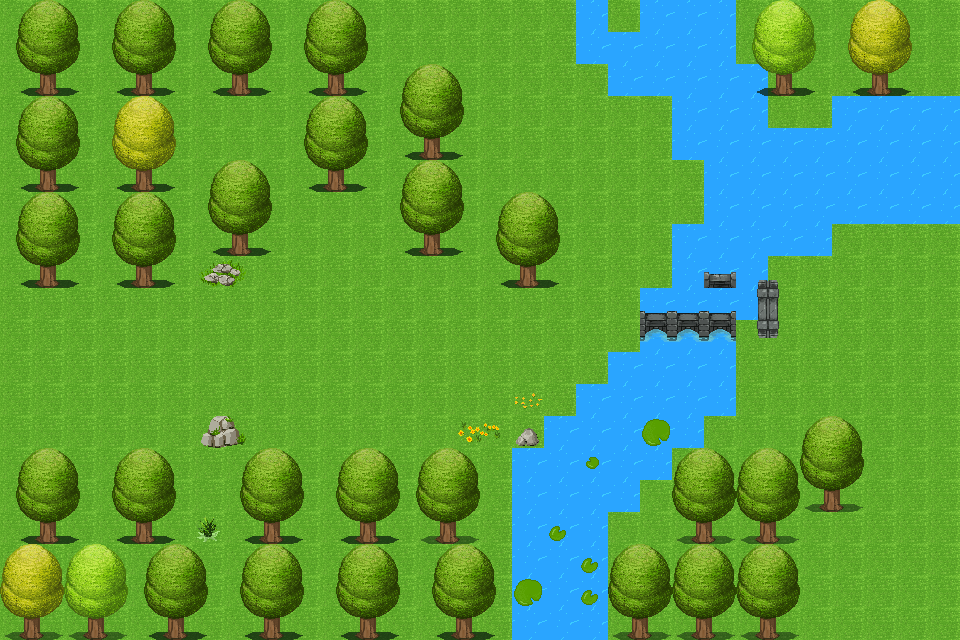

A 2D game scene composited from a Tiled map and its tileset images. What follows is a short description and the map's XML, with every tile layer's data as written:
An orthogonal 30x20 tile map with 32x32 px tiles, 3 tile layers (Start, wiese, deco), 4 tilesets.

<map version="1.10" tiledversion="1.10.1" orientation="orthogonal" renderorder="right-down" width="30" height="20" tilewidth="32" tileheight="32" infinite="0" nextlayerid="5" nextobjectid="1">
 <tileset firstgid="1" name="WA_Exterior" tilewidth="32" tileheight="32" tilecount="850" columns="25">
  <image source="tilesets/WA_Exterior.png" width="800" height="1088" />
 </tileset>
 <tileset firstgid="851" source="WA_Exterior.tsx" />
 <tileset firstgid="1701" name="WA_Special_Zones" tilewidth="32" tileheight="32" tilecount="12" columns="6">
  <image source="tilesets/WA_Special_Zones.png" width="192" height="64" />
 </tileset>
 <tileset firstgid="1713" name="WA_User_Interface" tilewidth="32" tileheight="32" tilecount="273" columns="13">
  <image source="tilesets/WA_User_Interface.png" width="416" height="672" />
 </tileset>
 <layer id="4" name="Start" width="30" height="20">
  <data encoding="csv">
1703,1703,1703,1703,1703,1703,1703,1703,1703,1703,1703,1703,0,0,0,0,0,0,1703,0,1703,1703,1703,0,0,0,0,0,0,0,
1703,1703,1703,1703,1703,1703,1703,1703,1703,1703,1703,1703,0,0,0,0,0,0,1703,1703,1703,1703,1703,0,0,0,0,0,0,0,
1703,1703,1703,1703,1703,1703,1703,1703,1703,1703,1703,1703,1703,1703,1703,0,0,0,0,1703,1703,1703,1703,1703,0,0,0,0,0,0,
1703,1703,1703,1703,1703,1703,0,0,0,1703,1703,1703,1703,1703,1703,0,0,0,0,0,0,1703,1703,1703,0,0,1703,1703,1703,1703,
1703,1703,0,0,1703,1703,0,0,0,1703,1703,1703,1703,1703,1703,0,0,0,0,0,0,1703,1703,1703,1703,1703,1703,1703,1703,1703,
1703,1703,0,0,1703,1703,1703,1703,0,0,1703,1703,1703,1703,1703,0,0,0,0,0,0,0,1703,1703,1703,1703,1703,1703,1703,1703,
1703,1703,0,0,1703,1703,1703,1703,1703,0,0,0,1703,1703,1703,1703,1703,1703,0,0,0,0,1703,1703,1703,1703,1703,1703,1703,1703,
1703,1703,0,0,1703,1703,0,1703,0,0,0,0,1703,1703,1703,1703,1703,1703,0,0,0,1703,1703,1703,1703,1703,0,0,0,0,
1703,1703,0,0,1703,1703,0,0,0,0,0,0,0,0,0,1703,1703,1703,0,0,0,1703,1703,1703,0,0,0,0,0,0,
0,0,0,0,0,0,0,0,0,0,0,0,0,0,0,0,0,0,0,0,1703,1703,1703,1703,0,0,0,0,0,0,
0,0,0,0,0,0,0,0,0,0,0,0,0,0,0,0,0,0,0,0,1703,1703,1703,0,0,0,0,0,0,0,
0,0,0,0,0,0,0,0,0,0,0,0,0,0,0,0,0,0,0,1703,1703,1703,1703,0,0,0,0,0,0,0,
0,0,0,0,0,0,0,0,0,0,0,0,0,0,0,0,0,0,1703,1703,1703,1703,1703,0,0,0,0,0,0,0,
0,0,0,0,0,1702,1702,0,0,0,0,0,0,0,0,0,1703,1703,1703,1703,1703,1703,0,0,0,1703,1703,0,0,0,
1703,1703,1703,0,1703,1703,0,1703,1703,1703,1703,1703,1703,1703,1703,1703,1703,1703,1703,1703,1703,1703,1703,1703,1703,1703,1703,0,0,0,
1703,1703,1703,0,1703,1703,0,1703,1703,1703,1703,1703,1703,1703,1703,1703,1703,1703,1703,1703,1703,1703,1703,1703,1703,1703,1703,0,0,0,
1703,1703,0,0,1703,1703,0,1703,1703,1703,1703,1703,1703,1703,1703,1703,1703,1703,1703,1703,1703,1703,1703,1703,1703,1703,0,0,0,0,
1703,1703,1703,1703,1703,1703,1703,1703,1703,1703,1703,1703,1703,1703,1703,1703,1703,1703,1703,1703,1703,1703,1703,1703,1703,1703,0,0,0,0,
1703,1703,1703,1703,1703,1703,1703,1703,1703,1703,1703,1703,1703,1703,1703,1703,1703,1703,1703,1703,1703,1703,1703,1703,1703,1703,0,0,0,0,
1703,1703,1703,1703,1703,1703,1703,1703,1703,1703,1703,1703,1703,1703,1703,1703,1703,1703,1703,1703,1703,1703,1703,1703,1703,1703,0,0,0,0
</data>
 </layer>
 <layer id="1" name="wiese" width="30" height="20">
  <data encoding="csv">
626,626,626,626,626,626,626,626,626,626,626,626,626,626,626,626,626,626,677,626,677,677,677,626,626,626,626,626,626,626,
626,626,626,626,626,626,626,626,626,626,626,626,626,626,626,626,626,626,677,677,677,677,677,626,626,626,626,626,626,626,
626,626,626,626,626,626,626,626,626,626,626,626,626,626,626,626,626,626,626,677,677,677,677,677,626,626,626,626,626,626,
626,626,626,626,626,626,626,626,626,626,626,626,626,626,626,626,626,626,626,626,626,677,677,677,626,626,677,677,677,677,
626,626,626,626,626,626,626,626,626,626,626,626,626,626,626,626,626,626,626,626,626,677,677,677,677,677,677,677,677,677,
626,626,626,626,626,626,626,626,626,626,626,626,626,626,626,626,626,626,626,626,626,626,677,677,677,677,677,677,677,677,
626,626,626,626,626,626,626,626,626,626,626,626,626,626,626,626,626,626,626,626,626,626,677,677,677,677,677,677,677,677,
626,626,626,626,626,626,626,626,626,626,626,626,626,626,626,626,626,626,626,626,626,677,677,677,677,677,626,626,626,626,
626,626,626,626,626,626,626,626,626,626,626,626,626,626,626,626,626,626,626,626,626,677,677,677,626,626,626,626,626,626,
626,626,626,626,626,626,626,626,626,626,626,626,626,626,626,626,626,626,626,626,677,677,677,677,626,626,626,626,626,626,
626,626,626,626,626,626,626,626,626,626,626,626,626,626,626,626,626,626,626,626,677,677,677,626,626,626,626,626,626,626,
626,626,626,626,626,626,626,626,626,626,626,626,626,626,626,626,626,626,626,677,677,677,677,626,626,626,626,626,626,626,
626,626,626,626,626,626,626,626,626,626,626,626,626,626,626,626,626,626,677,677,677,677,677,626,626,626,626,626,626,626,
626,626,626,626,626,626,626,626,626,626,626,626,626,626,626,626,626,677,677,677,677,677,626,626,626,626,626,626,626,626,
626,626,626,626,626,626,626,626,626,626,626,626,626,626,626,626,677,677,677,677,677,626,626,626,626,626,626,626,626,626,
626,626,626,626,626,626,626,626,626,626,626,626,626,626,626,626,677,677,677,677,626,626,626,626,626,626,626,626,626,626,
626,626,626,626,626,626,626,626,626,626,626,626,626,626,626,626,677,677,677,626,626,626,626,626,626,626,626,626,626,626,
626,626,626,626,626,626,626,626,626,626,626,626,626,626,626,626,677,677,677,626,626,626,626,626,626,626,626,626,626,626,
626,626,626,626,626,626,626,626,626,626,626,626,626,626,626,626,677,677,677,626,626,626,626,626,626,626,626,626,626,626,
626,626,626,626,626,626,626,626,626,626,626,626,626,626,626,626,677,677,677,626,626,626,626,626,626,626,626,626,626,626
</data>
 </layer>
 <layer id="2" name="deco" width="30" height="20">
  <data encoding="csv">
926,927,928,926,927,928,926,927,928,926,927,928,0,0,0,0,0,0,0,0,0,0,0,929,930,931,932,933,934,0,
951,952,953,951,952,953,951,952,953,951,952,953,0,0,0,0,0,0,0,0,0,0,0,954,955,956,957,958,959,0,
976,977,978,976,977,978,976,977,978,976,977,978,926,927,928,0,0,0,0,0,0,0,0,979,980,981,982,983,984,0,
926,927,928,932,933,934,0,0,0,926,927,928,951,952,953,0,0,0,0,0,0,0,0,0,0,0,0,0,0,0,
951,952,953,957,958,959,0,0,0,951,952,953,976,977,978,0,0,0,0,0,0,0,0,0,0,0,0,0,0,0,
976,977,978,982,983,984,926,927,928,976,977,978,926,927,928,0,0,0,0,0,0,0,0,0,0,0,0,0,0,0,
926,927,928,926,927,928,951,952,953,0,0,0,951,952,953,926,927,928,0,0,0,0,0,0,0,0,0,0,0,0,
951,952,953,951,952,953,976,977,978,0,0,0,976,977,978,951,952,953,0,0,0,0,0,0,0,0,0,0,0,0,
976,977,978,976,977,978,476,477,0,0,0,0,0,0,0,976,977,978,0,0,0,0,1630,1628,1629,0,0,0,0,0,
0,0,0,0,0,0,0,0,0,0,0,0,0,0,0,0,0,0,0,0,1655,1655,1655,1653,1654,0,0,0,0,0,
0,0,0,0,0,0,0,0,0,0,0,0,0,0,0,0,0,0,0,0,1680,1680,1680,1678,1679,0,0,0,0,0,
0,0,0,0,0,0,0,0,0,0,0,0,0,0,0,0,0,0,0,0,0,0,0,0,0,0,0,0,0,0,
0,0,0,0,0,0,0,0,0,0,0,0,0,0,0,0,601,0,0,0,0,0,0,0,0,0,0,0,0,0,
0,0,0,0,0,0,478,479,0,0,0,0,0,0,576,577,481,0,0,0,1533,0,0,0,0,851,852,0,0,0,
926,927,928,926,927,928,0,926,927,928,926,927,928,851,852,853,0,0,1534,0,0,851,852,851,852,876,877,0,0,0,
951,952,953,951,952,953,0,951,952,953,951,952,953,876,877,878,0,0,0,0,0,876,877,876,877,901,902,0,0,0,
976,977,978,976,977,978,507,976,977,978,976,977,978,901,902,903,0,1509,0,0,0,901,902,901,902,0,0,0,0,0,
857,858,854,855,926,927,928,926,927,928,926,927,928,926,927,928,0,0,1509,851,852,851,852,851,852,0,0,0,0,0,
882,883,879,880,951,952,953,951,952,953,951,952,953,951,952,953,1533,0,1509,876,877,876,877,876,877,0,0,0,0,0,
907,908,904,905,976,977,978,976,977,978,976,977,978,976,977,978,0,0,0,901,902,901,902,901,902,0,0,0,0,0
</data>
 </layer>
</map>
